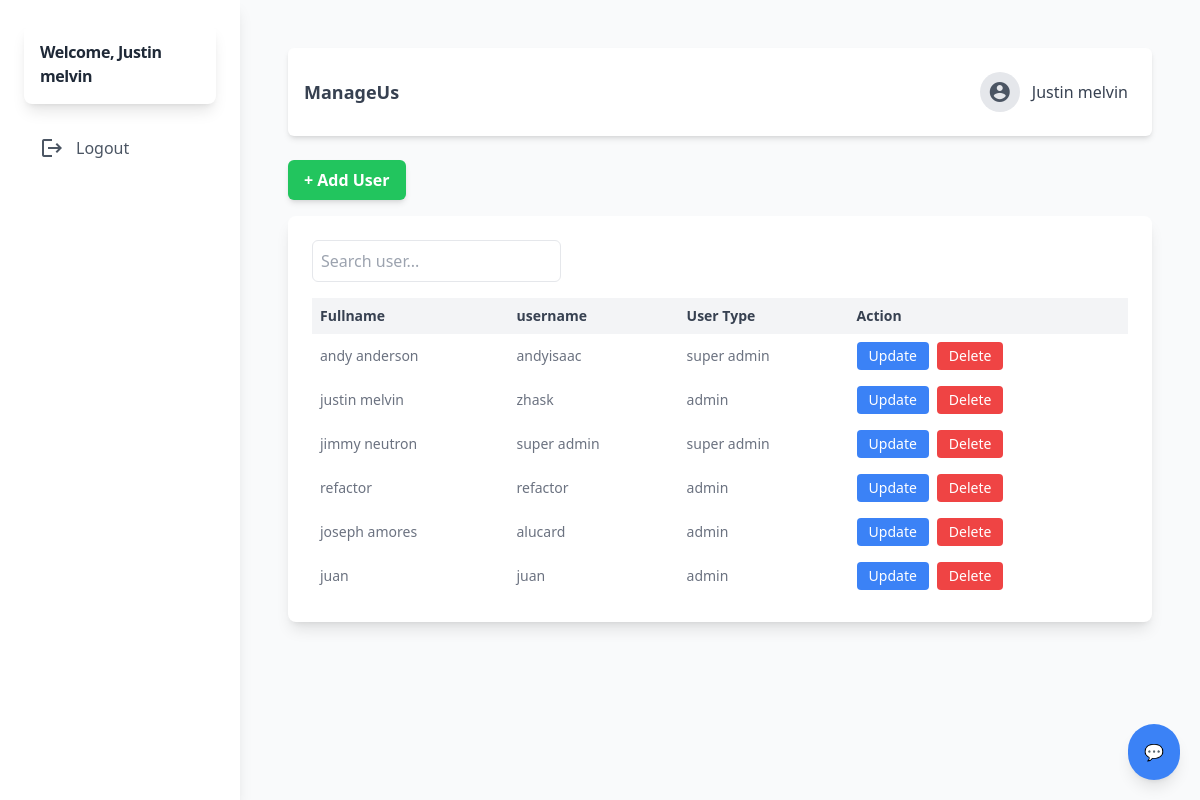
The app's page /admin/manage_user.php (signed in) with its own data.
### tables this page shows
CREATE TABLE `user` (
  `id` int(11) NOT NULL,
  `name` varchar(255) NOT NULL,
  `username` varchar(255) NOT NULL,
  `email` varchar(255) NOT NULL,
  `phone` varchar(60) NOT NULL,
  `profile_picture` varchar(255) DEFAULT NULL,
  `password` varchar(255) NOT NULL,
  `type` varchar(60) NOT NULL,
  `status` int(11) NOT NULL DEFAULT 1 COMMENT '0=deleted,1=existing'
);

### admin/backend/db.php (called while the page is built, shortened)
<?php
class db_connect
{
    public $host = db_host;
    public $user = db_user;
    public $pass = db_pass;
    public $name = db_name;
    public function connect()
    {
        try {
            $this->conn = new mysqli($this->host, $this->user, $this->pass, $this->name);
        } catch (\Throwable $th) {
            header("Location:setup.php");
        }
    }
}

### admin/backend/class.php (called while the page is built, shortened)
<?php
include ('db.php');
class global_class extends db_connect
{
    public function check_account($user_id ) {
        $query = "SELECT * FROM user WHERE id = $user_id";
        $result = $this->conn->query($query);
        $items = [];
        if ($result && $result->num_rows > 0) {
            while ($row = $result->fetch_assoc()) {
                $items[] = $row;
            }
        }
        return $items;
    }
    public function fetch_all_user(){
        $query = $this->conn->prepare("SELECT * FROM `user` where status='1'");
        if ($query->execute()) {
            $result = $query->get_result();
            return $result;
        }
    }
}

### admin/backend/end-points/user_list.php (the view, shortened to what this page needs)
<?php
$fetch_all_user = $db->fetch_all_user();
if ($fetch_all_user->num_rows>0): ?>
    <?php foreach ($fetch_all_user as $user):
        ?>
       <tr>
            <td class="p-2"><?php echo htmlspecialchars($user['name']); ?></td>
            <td class="p-2"><?php echo htmlspecialchars($user['username']); ?></td>
            <td class="p-2"><?php echo htmlspecialchars($user['type']); ?></td>
            <td class="p-2 flex space-x-2">
                <button class="showUpdateModal TogglerUpdateUser px-3 py-1 bg-blue-500 text-white rounded hover:bg-blue-600"
                data-id="<?= $user['id']; ?>"
                data-name="<?= $user['name']; ?>"
                data-username="<?= $user['username']; ?>"
                data-email="<?= $user['email']; ?>"
                data-phone="<?= $user['phone']; ?>"
                data-type="<?= $user['type']; ?>"
                >
                Update</button>
                <button class="TogglerDeleteUser px-3 py-1 bg-red-500 text-white rounded hover:bg-red-600"
                data-id=<?= $user['id']; ?>>
                Delete
            </td>
        </tr>
    <?php endforeach; ?>
<?php else: ?>
    <tr>
        <td colspan="5" class="p-2">No record found.</td>
    </tr>
<?php endif; ?>

### admin/components/header.php (shortened to what this page needs)
<?php
include('backend/class.php');
$db = new global_class();
if (isset($_SESSION['id'])) {
    $admin_id = intval($_SESSION['id']);
    $account = $db->check_account($admin_id);
} else {
   header('location: index.php');
}
?>
<!DOCTYPE html>
<html lang="en">
<head>
  <script src="https://cdn.tailwindcss.com"></script>
  <link rel="stylesheet" href="https://cdnjs.cloudflare.com/ajax/libs/AlertifyJS/1.13.1/css/alertify.css" />
</head>
<body class="bg-gray-100 font-sans antialiased">
  <div class="min-h-screen flex flex-col lg:flex-row">
<aside id="sidebar" class="bg-white shadow-lg w-64 lg:w-1/5 xl:w-1/6 p-6 space-y-6 lg:static fixed inset-y-0 left-0 z-50 transform -translate-x-full lg:translate-x-0 transition-transform duration-300 ease-in-out">
  <div class="flex items-center space-x-4 p-4 bg-white rounded-lg shadow-lg hover:shadow-xl transition-shadow duration-300">
  <h1 class="text-1xl font-bold text-gray-800 tracking-tight text-left lg:text-left hover:text-indigo-600 transition-colors duration-300">Welcome, <?=ucfirst($account[0]['name'])?></h1>
</div>
  <nav class="space-y-4 text-left lg:text-left">
      <a href="logout.php">
          <button class="flex items-center lg:justify-start  space-x-3 text-gray-600 hover:text-red-500 hover:bg-gray-100 px-4 py-2 rounded-md transition-all duration-300">
              <span class="material-icons">logout</span>
              <span>Logout</span>
          </button>
        </a>
  </nav>
</aside>
    <main class="flex-1 bg-gray-50 p-8 lg:p-12">

### admin/manage_user.php (shortened to what this page needs)
<?php
include "components/header.php";
?>
<div class="flex justify-between items-center bg-white p-4 mb-6 rounded-md shadow-md">
    <h2 class="text-lg font-semibold text-gray-700">ManageUs</h2>
    <a href="profile.php" class="flex items-center space-x-3 cursor-pointer hover:bg-gray-100 p-2 rounded-lg">
        <?php
        $userImage = !empty($account[0]['profile_picture']) ? $account[0]['profile_picture'] : null;
        ?>
        <div class="w-10 h-10 rounded-full overflow-hidden flex items-center justify-center bg-gray-200 text-gray-600">
            <?php if ($userImage): ?>
                <img src="../assets/upload_files/<?php echo $userImage; ?>" alt="User Avatar" class="w-full h-full object-cover">
            <?php else: ?>
                <span class="material-icons text-3xl">account_circle</span>
            <?php endif; ?>
        </div>
        <span class="text-gray-700 font-medium">
            <?php echo ucfirst($account[0]['name']); ?>
        </span>
    </a>
</div>
<div class="flex justify-between items-center mb-4">
    <button id="openAddUserModalBtn"
        class="px-4 py-2 bg-green-500 text-white font-semibold rounded-md shadow-md hover:bg-green-600 transition">
        + Add User
    </button>
</div>
<div class="bg-white rounded-lg shadow-lg p-6">
    <div class="mb-4">
        <input type="text" id="searchInput" class="p-2 border rounded-md" placeholder="Search user...">
    </div>
    <div class="overflow-x-auto">
        <table id="userTable" class="display table-auto w-full text-sm text-left text-gray-500 dark:text-gray-400">
            <thead class="bg-gray-100 text-gray-700">
                <tr>
                    <th class="p-2">Fullname</th>
                    <th class="p-2">username</th>
                    <th class="p-2">User Type</th>
                    <th class="p-2">Action</th>
                </tr>
            </thead>
            <tbody>
                <?php include "backend/end-points/user_list.php"; ?>
            </tbody>
        </table>
    </div>
</div>
<?php
include "components/footer.php";
?>

### records on screen
user: name "Justin melvin", name "justin melvin", username "zhask", type "admin"
user: name "andy anderson", username "andyisaac", type "super admin"
user: name "jimmy neutron", username "super admin", type "super admin"
user: name "refactor", username "refactor", type "admin"
user: name "joseph amores", username "alucard", type "admin"
user: name "juan", username "juan", type "admin"
